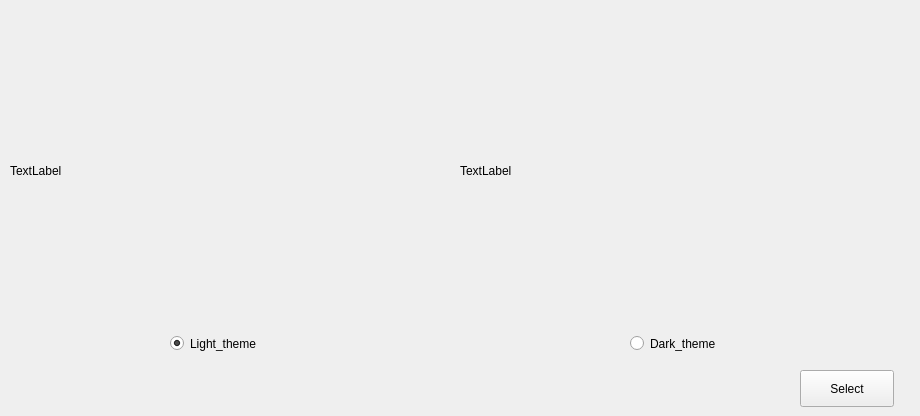
  <widget class="QWidget" name="centralwidget">
   <widget class="QLabel" name="label">
    <property name="geometry">
     <rect>
      <x>10</x>
      <y>20</y>
      <width>441</width>
      <height>301</height>
     </rect>
    </property>
    <property name="styleSheet">
     <string notr="true"/>
    </property>
    <property name="text">
     <string>TextLabel</string>
    </property>
   </widget>
   <widget class="QLabel" name="label_2">
    <property name="geometry">
     <rect>
      <x>460</x>
      <y>20</y>
      <width>451</width>
      <height>301</height>
     </rect>
    </property>
    <property name="text">
     <string>TextLabel</string>
    </property>
   </widget>
   <widget class="QRadioButton" name="light_theme_button">
    <property name="geometry">
     <rect>
      <x>170</x>
      <y>330</y>
      <width>112</width>
      <height>27</height>
     </rect>
    </property>
    <property name="text">
     <string>Light_theme</string>
    </property>
    <property name="checked">
     <bool>true</bool>
    </property>
    <attribute name="buttonGroup">
     <string notr="true">buttonGroup</string>
    </attribute>
   </widget>
   <widget class="QRadioButton" name="dark_theme_button">
    <property name="geometry">
     <rect>
      <x>630</x>
      <y>330</y>
      <width>112</width>
      <height>27</height>
     </rect>
    </property>
    <property name="text">
     <string>Dark_theme</string>
    </property>
    <attribute name="buttonGroup">
     <string notr="true">buttonGroup</string>
    </attribute>
   </widget>
   <widget class="QPushButton" name="select_button">
    <property name="geometry">
     <rect>
      <x>800</x>
      <y>370</y>
      <width>94</width>
      <height>37</height>
     </rect>
    </property>
    <property name="text">
     <string>Select</string>
    </property>
   </widget>
  </widget>
